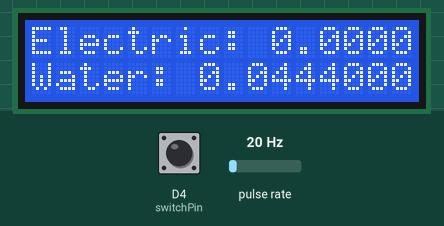
This sketch was run on a simulated ESP8266 (NodeMCU). Shown: 16×2 character LCD. Wiring (inferred from the names in the program): pulse sensor: data D5. The inputs (shaded band) are chosen by the test bench; at power-on: pulse rate 20 Hz, D4 (switchPin) HIGH. What the sketch prints to the serial monitor is not drawn.

Above: at 1.7 s.
1.8 s: pulse rate (sensor on D5) set to 4 Hz
At 2.5 s:
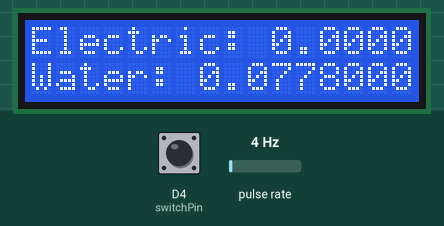
4.8 s: D4 (switchPin) pulled LOW for 1 s
At 6.0 s:
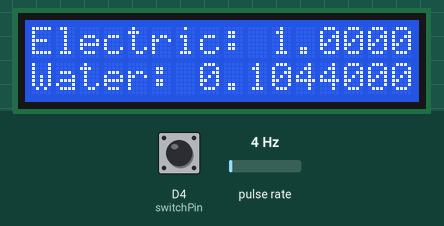
8.0 s: pulse rate (sensor on D5) set to 50 Hz
At 10.6 s:
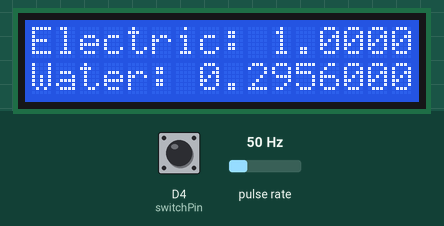
12.3 s: D4 (switchPin) pulled LOW for 1 s
At 13.8 s:
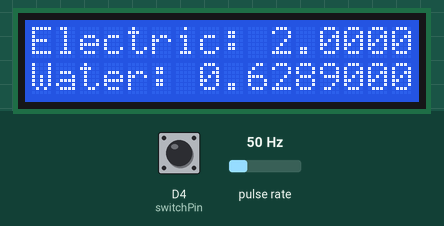
15.5 s: pulse rate (sensor on D5) set to 100 Hz
At 16.5 s:
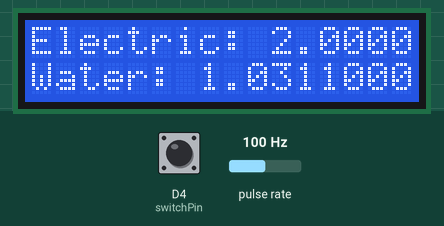
Timing chart, 0 to 18.5 s (numbered marks = the images above; inputs shaded):
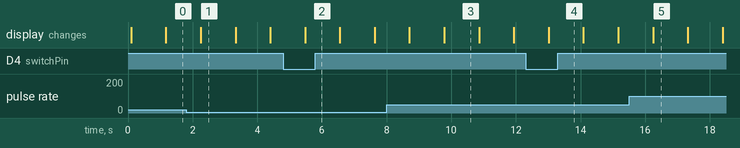

Measured:
- what the display in image 1 shows lasts 1.0 s, from 2.3 s to 3.3 s

The sketch:

flow_new.ino
```cpp
// reading liquid flow rate using Seeeduino and Water Flow Sensor from Seeedstudio.com

// Code adapted by Charles Gantt from PC Fan RPM code written by Crenn @thebestcasescenario.com

// http:/themakersworkbench.com http://thebestcasescenario.com http://seeedstudio.com
#include <LiquidCrystal_I2C.h>
#include <Wire.h>
#include <stdio.h>

LiquidCrystal_I2C lcd(0x27, 16, 2);

volatile int NbTopsFan; //measuring the rising edges of the signal

int Calc;

float Calc_sec;
float total = 0;
float units = 0;

const byte switchPin = 2;              // switch is connected to pin 2
byte buttonPresses = 0;                // how many times the button has been pressed
byte lastPressCount = 0;

int hallsensor = 14;   //The pin location of the sensor

void rpm () {
  //This is the function that the interupt calls
  NbTopsFan++; //This function measures the rising and falling edge of the hall effect sensors signal
}

void setup() {
  // The setup() method runs once, when the sketch starts
  pinMode(hallsensor, INPUT); //initializes digital pin 2 as an input
  Serial.begin(9600); //This is the setup function where the serial port is initialised,
  attachInterrupt(14, rpm, RISING); //and the interrupt is attached
  Wire.begin(D2, D1);
  lcd.begin();
  lcd.home();
  lcd.print("Electric: 0.0000");
  lcd.setCursor(0, 1);
  lcd.print("Water: 000000000");
  lcd.setCursor(0, 0);
  pinMode(switchPin, INPUT);
  digitalWrite(switchPin, HIGH);      // set pullup resistor

}

void loop () {

  waterCount();

  if (digitalRead(switchPin) == LOW)  // check if button was pressed
  {
    buttonPresses++;
    elecCount();
  }
  if (buttonPresses == 4) buttonPresses = 0;         // rollover every fourth press
  //  if (lastPressCount != buttonPresses)              // only do output if the count has changed
  //  {
  //    Serial.print ("Button press count = ");          // out to serial
  //    Serial.println(buttonPresses, DEC);
  //    lastPressCount = buttonPresses;    // track last press count
  //  }

  Serial.print (Calc, DEC); //Prints the number calculated above
  Serial.print (" L/hour\r\n"); //Prints "L/hour" and returns a new line

  Serial.print (Calc_sec, 4); //Prints the number calculated above
  Serial.print (" L/sec\r\n");

  Serial.print ("Total Water: ");
  Serial.print (total, 3); //Prints the number calculated above
  Serial.print (" Units\r\n");
  Serial.print ("Total Elec: ");
  Serial.print (lastPressCount, 4); //Prints the number calculated above
  Serial.print (" Units\r\n");

  Serial.print (" ------------------------------------------------------\r\n");
  lcd.setCursor(10, 0);
  lcd.print(lastPressCount, 4);

  lcd.setCursor(7, 1);
  lcd.print(total, 4);

}

void elecCount() {
  lastPressCount++;
}

void waterCount() {
  NbTopsFan = 0;     //Set NbTops to 0 ready for calculations
  sei();           //Enables interrupts
  delay (1000);     //Wait 1 second
  cli();           //Disable interrupts
  Calc = (NbTopsFan * 60 / 7.5); //(Pulse frequency x 60) / 7.5Q, = flow rate in L/hour
  Calc_sec = (NbTopsFan * 60 / 7.5) / 3600; //(Pulse frequency x 60) / 7.5Q, = flow rate in L/sec
  total = total + Calc_sec;
}
```
